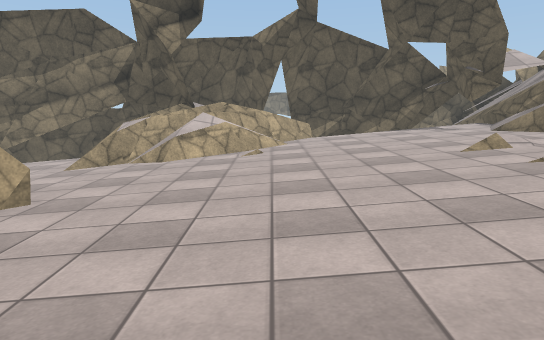
view 1 (above)

20 first-person views from a walk through a 3-D level made in the Unity game engine. The camera is 1.3 m above the floor, tilts 4° down and sees 70° across. The floor is counted in squares, 1 m on a side. Each view is taken from the middle of a square. On the plan, view 1 faces up. The plan holds only what a view shows up to about 16 squares ahead; the rest is blank. The place goes on beyond the plan. The player character is not drawn. Surface patterns are stand-ins for the level's own textures.

view 2
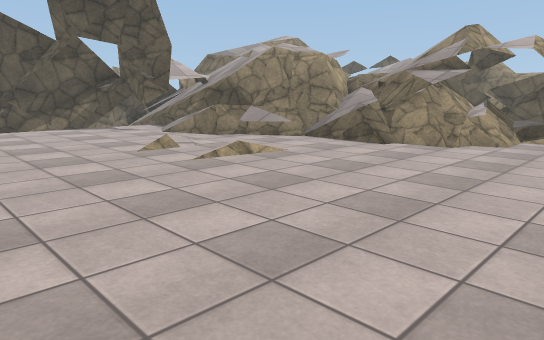

view 3
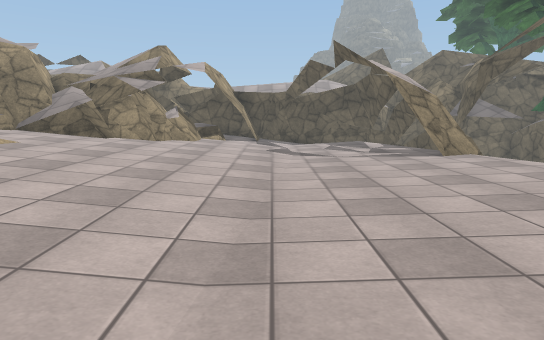

view 4
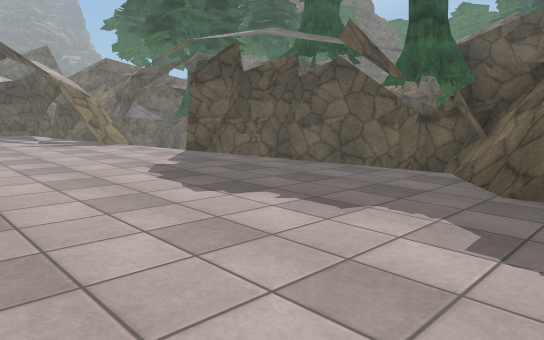

view 5
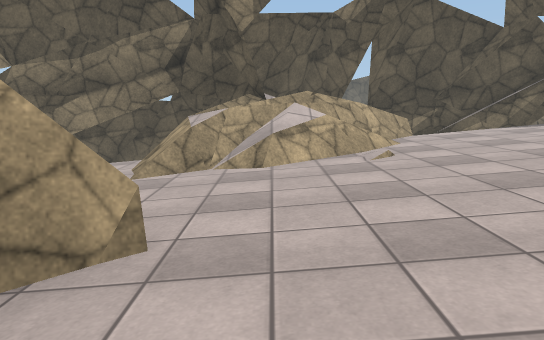

view 6
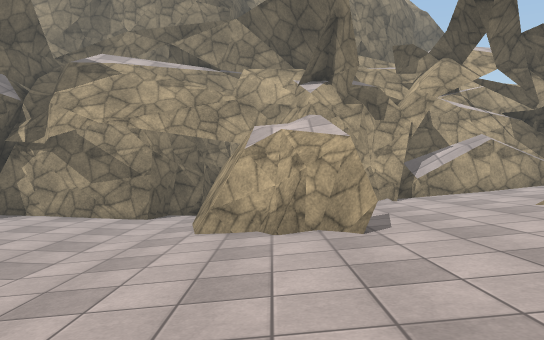

view 7
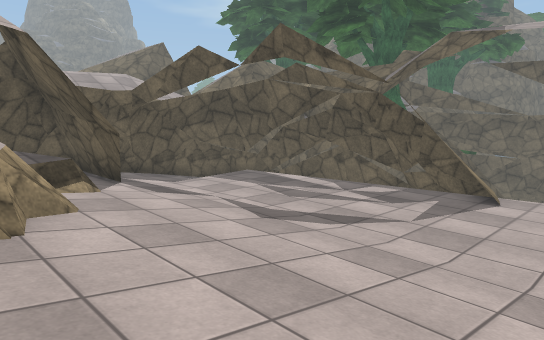

view 8
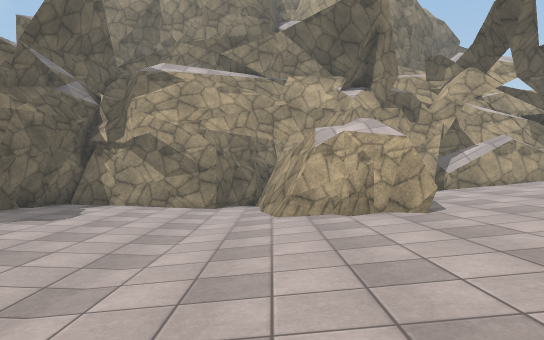

view 9
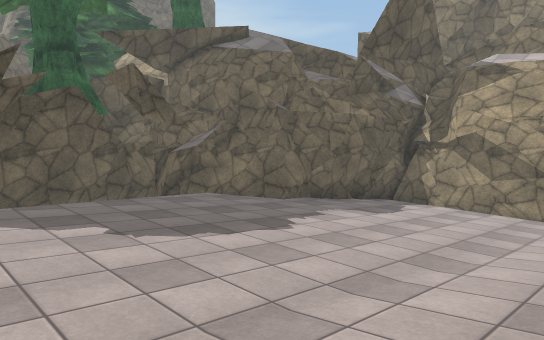

view 10
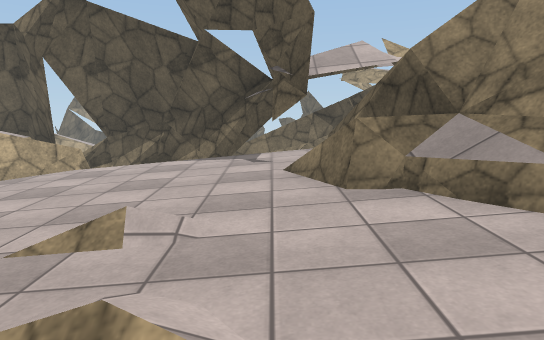

view 11
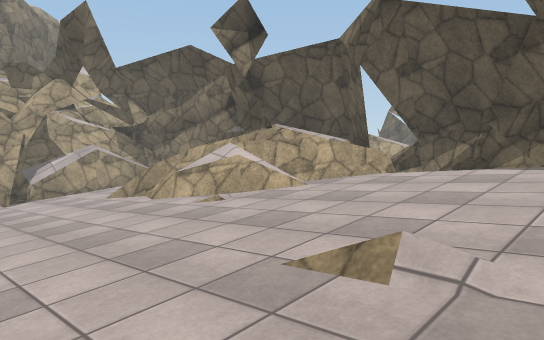

view 12
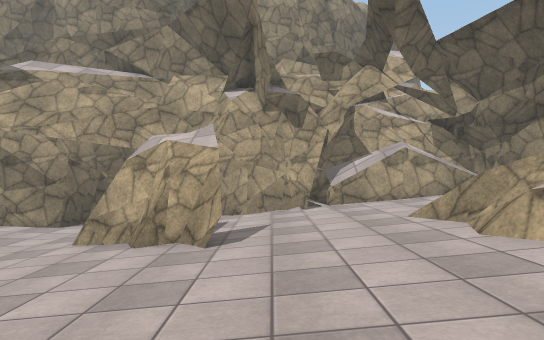

view 13
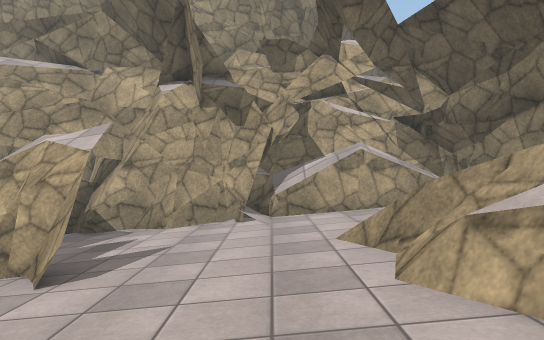

view 14
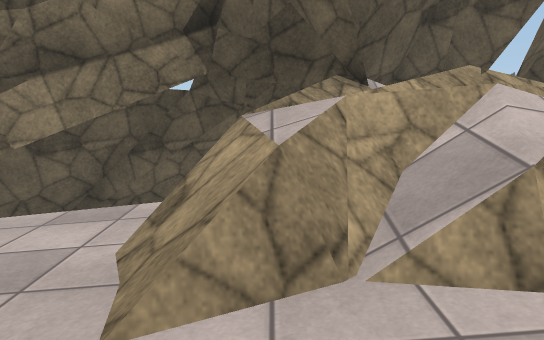

view 15
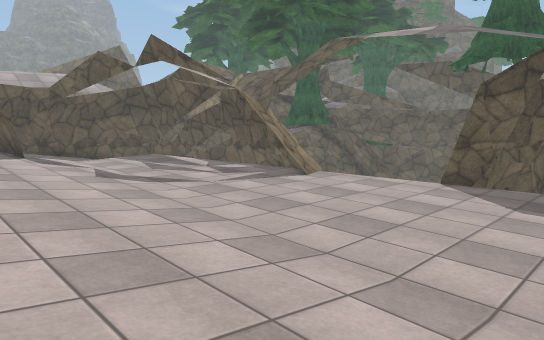

view 16
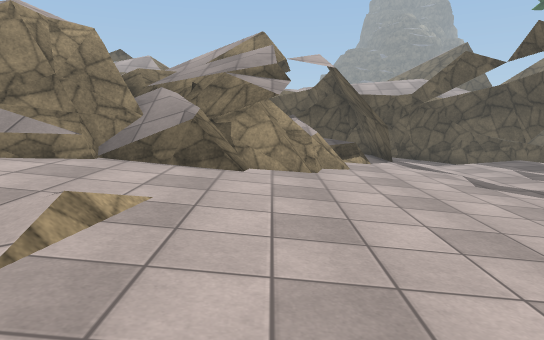

view 17
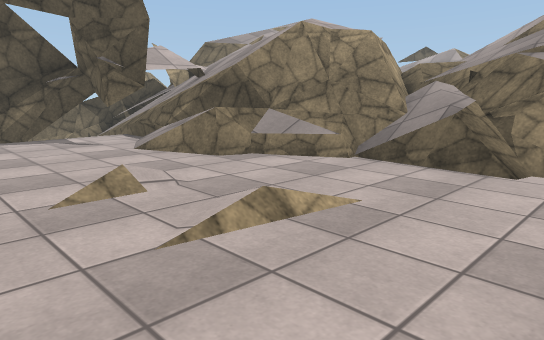

view 18
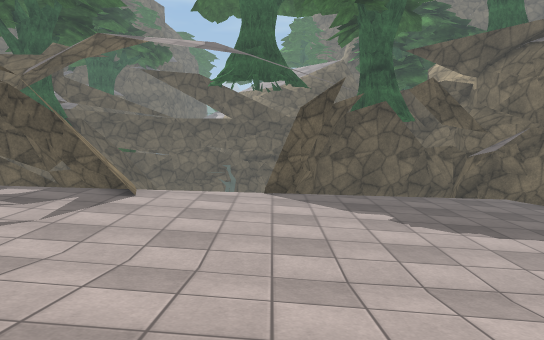

view 19
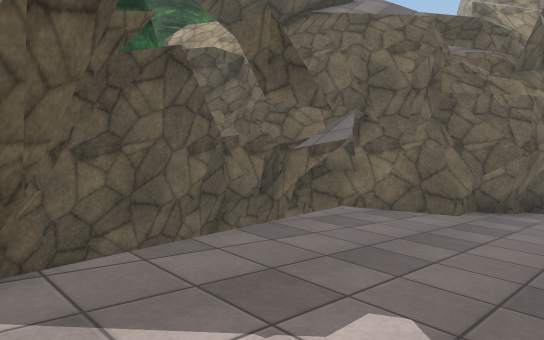

view 20
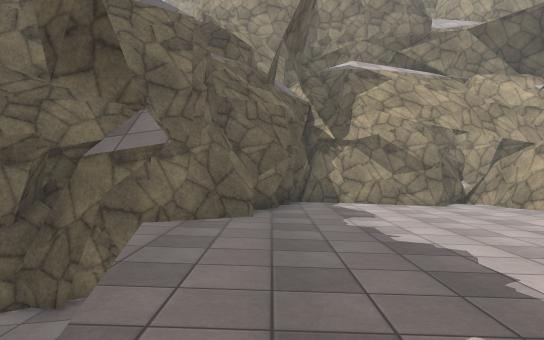

### Floor plan
Key: @ floor where view 1 was taken; # wall or solid block; . main floor; : floor 0.25 m higher than the main floor; - floor 0.25 m lower than the main floor; + floor 0.5 m higher than the main floor; _ floor 0.5 m lower than the main floor; * floor 0.75 m higher than the main floor; < floor 0.75 m lower than the main floor; % floor 1 m higher than the main floor; ( floor 1 m lower than the main floor; & floor 1.25 m higher than the main floor; ! floor 1.25 m lower than the main floor; $ floor 1.75 m higher than the main floor; / step, stairs or slope; = window, fence, low wall or low ledge; ^ raised ledge; v drop or lower ground.
Columns run from 12 left of view 1 to 19 right of it. Each row starts with its distance up from view 1.
 20           ^ ^     v##
 19   vvv=   =#####    =
 18  v=###^v=###  ###
 17  =#^^ ^###/     ###
 16 ###^   ^##  ## ^^^##
 15 ## ^^^ =$//#=#%%%&&##
 14  #....:///#=/*%%%%&##
 13  ##...//#v#=/**%%%%&#
 12  ##.../=#==+++**%%%%=#
 11 ## --./..:::+++**%%%###
 10 #=_---....:::+++**%%%%##
  9 ###_---....:::+++//*%%###
  8  ##___--.....::++//**%/=#
  7  ##<__##=.....::+//***=##
  6  #<<<_##--.....::+++**/=#
  5  # <<##=_---....:::+++*=#
  4  ######___---....:::+++ ###
  3 #####=<<___---....:::+++ =##
  2 #!!((((<<____--....:::+++*###
  1 ###(((((<<<___--.....::++++#####
  0  ##((((<<<<_@_---.....:::++++**#
 -1   #((((<<<____---......:::++++##
 -2   #(((<<<<___----.....:::++++++#
 -3   #(((<<<____---......:::++++ :#
 -4   #((<<<<___----.....:::++++*  #
 -5   ####<<____---......##:+===####
 -6     ##<<___----.....=### ## ##
 -7      ###___---..##v  ==####
 -8       ##=_-v==^ #      ==^##
 -9        ####    ##
-10          ##  ####

Positions as (right, up) in squares from view 1, and headings:
1: (0, 0), facing up
2: (0, 0), facing up-right
3: (-3, 0), facing right
4: (-7, 1), facing down-right
5: (-3, 3), facing up
6: (3, 5), facing left
7: (6, 5), facing down-right
8: (5, 3), facing left
9: (5, 3), facing down-left
10: (7, 5), facing up
11: (7, 6), facing up-left
12: (3, 8), facing left
13: (1, 10), facing left
14: (-5, 9), facing up
15: (1, 4), facing down-right
16: (2, 5), facing right
17: (3, 4), facing up-right
18: (5, 5), facing down
19: (5, -3), facing down-left
20: (5, -6), facing left
